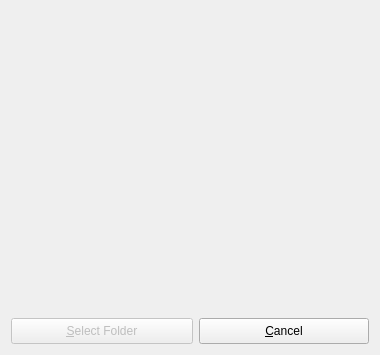
<?xml version="1.0" encoding="UTF-8"?>
<ui version="4.0">
 <class>DirBrowseForm</class>
 <widget class="QWidget" name="DirBrowseForm">
  <property name="windowModality">
   <enum>Qt::ApplicationModal</enum>
  </property>
  <property name="geometry">
   <rect>
    <x>0</x>
    <y>0</y>
    <width>380</width>
    <height>355</height>
   </rect>
  </property>
  <property name="sizePolicy">
   <sizepolicy hsizetype="Maximum" vsizetype="Maximum">
    <horstretch>0</horstretch>
    <verstretch>0</verstretch>
   </sizepolicy>
  </property>
  <property name="minimumSize">
   <size>
    <width>380</width>
    <height>355</height>
   </size>
  </property>
  <property name="windowTitle">
   <string>  Select Folder</string>
  </property>
  <layout class="QGridLayout" name="gridLayout">
   <item row="2" column="0" colspan="2">
    <widget class="QPushButton" name="OkButton">
     <property name="enabled">
      <bool>false</bool>
     </property>
     <property name="minimumSize">
      <size>
       <width>170</width>
       <height>26</height>
      </size>
     </property>
     <property name="maximumSize">
      <size>
       <width>16777215</width>
       <height>16777215</height>
      </size>
     </property>
     <property name="text">
      <string>&amp;Select Folder</string>
     </property>
     <property name="icon">
      <iconset resource="dir_browse.qrc">
       <normaloff>:/root/images/folder/folder-horizontal-open.png</normaloff>:/root/images/folder/folder-horizontal-open.png</iconset>
     </property>
    </widget>
   </item>
   <item row="2" column="2">
    <widget class="QPushButton" name="CancelButton">
     <property name="minimumSize">
      <size>
       <width>170</width>
       <height>26</height>
      </size>
     </property>
     <property name="maximumSize">
      <size>
       <width>16777215</width>
       <height>16777215</height>
      </size>
     </property>
     <property name="text">
      <string>&amp;Cancel</string>
     </property>
     <property name="icon">
      <iconset resource="dir_browse.qrc">
       <normaloff>:/root/images/button_glyphs/cross-button.png</normaloff>:/root/images/button_glyphs/cross-button.png</iconset>
     </property>
    </widget>
   </item>
   <item row="0" column="0">
    <widget class="QLabel" name="IconPlaceholderDir">
     <property name="maximumSize">
      <size>
       <width>16</width>
       <height>16</height>
      </size>
     </property>
     <property name="text">
      <string/>
     </property>
     <property name="scaledContents">
      <bool>false</bool>
     </property>
    </widget>
   </item>
   <item row="0" column="1" colspan="2">
    <widget class="QWidget" name="DirectoryEditPlaceholder" native="true">
     <property name="minimumSize">
      <size>
       <width>0</width>
       <height>24</height>
      </size>
     </property>
     <property name="toolTip">
      <string>Choose a folder from below or paste a Path in this edit box</string>
     </property>
     <property name="statusTip">
      <string>Path is invalid, try again!</string>
     </property>
    </widget>
   </item>
   <item row="1" column="0" colspan="3">
    <widget class="QWidget" name="FolderListPlaceholder" native="true"/>
   </item>
  </layout>
 </widget>
 <tabstops>
  <tabstop>OkButton</tabstop>
  <tabstop>CancelButton</tabstop>
 </tabstops>
 <resources>
  <include location="dir_browse.qrc"/>
 </resources>
 <connections>
  <connection>
   <sender>CancelButton</sender>
   <signal>clicked()</signal>
   <receiver>DirBrowseForm</receiver>
   <slot>close()</slot>
   <hints>
    <hint type="sourcelabel">
     <x>275</x>
     <y>327</y>
    </hint>
    <hint type="destinationlabel">
     <x>184</x>
     <y>174</y>
    </hint>
   </hints>
  </connection>
  <connection>
   <sender>OkButton</sender>
   <signal>clicked()</signal>
   <receiver>DirBrowseForm</receiver>
   <slot>close()</slot>
   <hints>
    <hint type="sourcelabel">
     <x>101</x>
     <y>332</y>
    </hint>
    <hint type="destinationlabel">
     <x>189</x>
     <y>177</y>
    </hint>
   </hints>
  </connection>
 </connections>
</ui>
